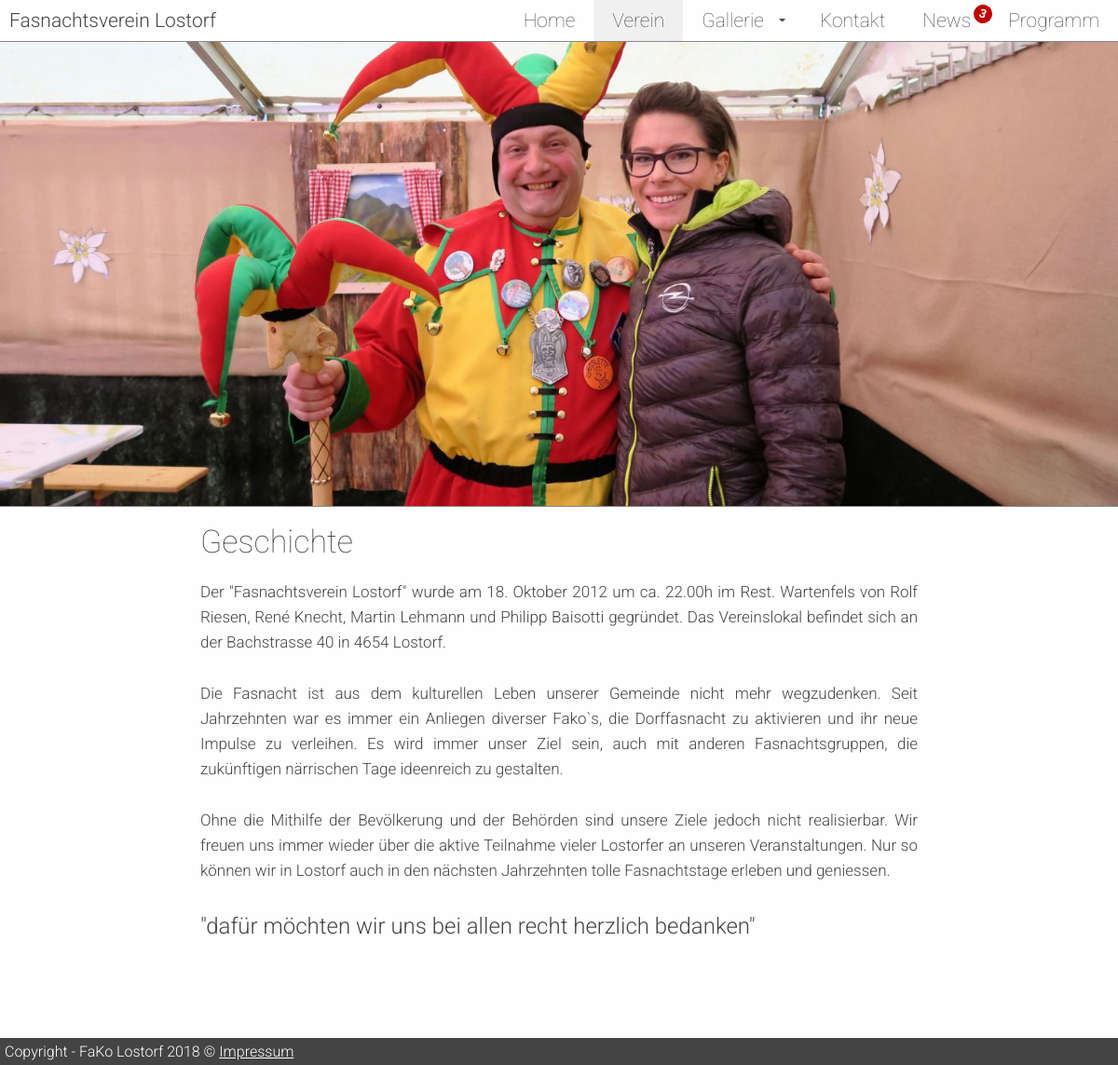
Screenshot of /de/verein with the database file from the repository.
### tables this page shows
CREATE TABLE `cms_navigation` (
  `navigation_id` int(11) NOT NULL,
  `navigation_fk` int(11) NOT NULL,
  `sort` int(11) NOT NULL DEFAULT '0',
  `is_active` tinyint(4) NOT NULL,
  `is_invisible` tinyint(4) NOT NULL,
  `is_deleted` tinyint(4) NOT NULL,
  `is_errorpage` tinyint(4) NOT NULL,
  `timestamp` timestamp NOT NULL DEFAULT CURRENT_TIMESTAMP
);

CREATE TABLE `cms_navigation_title` (
  `navigation_title_id` int(11) NOT NULL,
  `navigation_fk` int(11) NOT NULL,
  `lang_fk` int(11) NOT NULL,
  `title` varchar(400) NOT NULL,
  `link` varchar(500) NOT NULL,
  `description` text NOT NULL,
  `keywords` text NOT NULL,
  `timestamp` timestamp NOT NULL DEFAULT CURRENT_TIMESTAMP ON UPDATE CURRENT_TIMESTAMP
);

CREATE TABLE `cms_article` (
  `article_id` int(11) NOT NULL,
  `navigation_fk` int(11) NOT NULL,
  `sort` int(11) NOT NULL DEFAULT '0',
  `is_active` tinyint(4) NOT NULL,
  `is_deleted` tinyint(4) NOT NULL,
  `timestamp` timestamp NOT NULL DEFAULT CURRENT_TIMESTAMP
);

CREATE TABLE `cms_article_content` (
  `article_content_id` int(11) NOT NULL,
  `article_fk` int(11) NOT NULL,
  `lang_fk` int(11) NOT NULL,
  `article_title` varchar(100) NOT NULL,
  `text` text NOT NULL,
  `timestamp` timestamp NOT NULL DEFAULT CURRENT_TIMESTAMP ON UPDATE CURRENT_TIMESTAMP
);

### core/coreModuleHandler.php (called while the page is built, shortened)
<?php
	class coreModuleHandler{
		public function loadAllModules(){
			$this->modules = array();
			$modules = scandir("plugins");
			foreach ($modules as $module){
				if($module != "." && $module != ".."){
					$tmp2 = scandir("plugins/".$module);
					foreach($tmp2 as $doc){
						if($doc != ".." && $doc != "."){
							$mdl = explode("_",$doc);
							$mdl = $mdl[1];
							$mdl = explode(".",$mdl);
							$mdl = $mdl[0];
						}
					}
					$tmp = new $tmpClass($this->db);
					$tmp->configure();
					$this->modules["plugin_".$mdl] = $tmp;
				}
			}
		}
		public function get($module){
			if(isset($this->modules[$module])){
				return $this->modules[$module];
			}else{
				return false;
			}
		}
	}
?>

### core/plugin.php (called while the page is built, shortened)
<?php
	class plugin{
		public function __construct(){
			$this->db = $GLOBALS['db'];
		}
	}
?>

### plugins/1navigation/plugin_navigation.php (called while the page is built, shortened)
<?php
	class plugin_navigation extends plugin{
		public function getContactForm(){
			$ret = ob_get_contents();
			return $ret;
		}
		public function getNavigation($navigation_fk = 0){
			$return = array();
			$stmt = $this->db->prepare("SELECT n.navigation_id, nt.title, n.is_active, n.is_invisible, nt.link FROM cms_navigation AS n LEFT JOIN cms_navigation_title AS nt ON n.navigation_id = nt.navigation_fk WHERE n.navigation_fk = ? AND is_deleted = 0 AND nt.lang_fk = ? ORDER BY sort ASC");
			$stmt->bind_param("ii", $navigation_fk, $_SESSION["lang"][0]);
			$stmt->execute();
			$stmt->bind_result($navigation_id, $title, $is_active, $is_invisible, $link);
			while($stmt->fetch()){
				$tmp["id"] = $navigation_id;
				$tmp["title"] = $title;
				$tmp["is_active"] = $is_active;
				$tmp["is_invisible"] = $is_invisible;
				$tmp["link"] = $link;
				$return[] = $tmp;
				unset($tmp);
			}
			return $return;
		}
		public function getContent($navigation_id, $getInvisible = true){
			$return = array();
			$stmt = $this->db->prepare("SELECT a.article_id, a.is_active, ac.article_title, ac.text, ac.article_content_id, ac.timestamp FROM cms_article AS a LEFT JOIN cms_article_content AS ac ON a.article_id = ac.article_fk WHERE is_deleted = 0 AND a.navigation_fk = ? AND ac.lang_fk = ? ORDER BY a.sort ASC");
			$stmt->bind_param("ii", $navigation_id, $_SESSION["lang"][0]);
			$stmt->execute();
			$stmt->store_result();
			$stmt->bind_result($article_id, $is_active, $article_title, $text, $article_content_id, $timestamp);
			while($stmt->fetch()){
				$tmp["id"] = $article_id;
				$tmp["title"] = $article_title;
				$tmp["content"] = str_replace("../media", "/media", $text);
				$tmp["timestamp"] = $timestamp;
				$tmp["is_active"] = $is_active;
				$tmp["images"] = array();
				$stmt2 = $this->db->prepare("SELECT image, lang_fk FROM cms_article_content_image WHERE article_content_fk = ? AND lang_fk = ? ORDER BY sort ASC");
				$stmt2->bind_param("ii", $article_id, $_SESSION["lang"][0]);
				$stmt2->execute();
				$stmt2->store_result();
				$stmt2->bind_result($image, $lang_fk);
				while($stmt2->fetch()){
					if(file_exists("media/navigation/".$article_id."/".$_SESSION["lang"][1]."/".$image)){
						$tmp["images"][] = "media/navigation/".$article_id."/".$_SESSION["lang"][1]."/".$image;
					}
				}
				$return[] = $tmp;
				unset($tmp);
			}
			return $return;
		}
		public function getMeta($navigation_id, $field){
			if($field != "image"){
				$stmt = $this->db->prepare("SELECT nt.title, nt.description, nt.keywords FROM cms_navigation AS n LEFT JOIN cms_navigation_title AS nt ON n.navigation_id = nt.navigation_fk WHERE n.navigation_id = ? AND is_deleted = 0 AND nt.lang_fk = ? LIMIT 1");
				$stmt->bind_param("ii", $navigation_id, $_SESSION["lang"][0]);
				$stmt->execute();
				$stmt->bind_result($title, $description, $keywords);
				$stmt->store_result();
				$stmt->fetch();
				if($stmt->num_rows == 0){
					return false;
				}else{
					switch ($field) {
						case 'title': return $title; break;
						case 'description': return $description; break;
						case 'keywords': return $keywords; break;
					}
				}
			}else{
				$actual_link = (isset($_SERVER['HTTPS']) && $_SERVER['HTTPS'] === 'on' ? "https" : "http") . "://$_SERVER[HTTP_HOST]";
				if(file_exists("media/metaimage/".$navigation_id."/".$_SESSION["lang"][1]."/share.jpg")){
					return $actual_link."/media/metaimage/".$navigation_id."/".$_SESSION["lang"][1]."/share.jpg";
				}else{
					return false;
				}
			}
		}
	}
?>

### core/coreTranslate.php (called while the page is built, shortened)
<?php
	class coreTranslate{
		public function __construct(){
			$this->db = $GLOBALS['db'];
			$this->user = $_SESSION['cms_user'];
		}
		public function init(){
			if($this->user != "" && $_GET["admin"] == 1){
				$this->user = unserialize(base64_decode($_SESSION['cms_user']));
				$lang_id = $this->user["settings"]["cms_lang"];
				$short = "";
				$stmt = $this->db->prepare("SELECT short FROM cms_lang WHERE lang_id = ?");
				$stmt->bind_param("i", $lang_id);
				$stmt->execute();
				$stmt->bind_result($lng_short);
				$stmt->fetch();
				$short = $lng_short;
				$stmt->close();
			}else{
				$lang_id = $_SESSION["lang"][0];
				$short = $_SESSION["lang"][1];
			}
			if(!file_exists("media/locale/translations.".$short)){
				$stmt = $this->db->prepare("SELECT tt.text, t.key FROM cms_translation_text as tt LEFT JOIN cms_translation AS t ON tt.translation_fk = t.translation_id WHERE tt.lang_fk = ?");
				$stmt->bind_param("i", $lang_id);
				$stmt->execute();
				$stmt->bind_result($text, $key);
			}
		}
	}
?>

### templates/web/index.php (the view, shortened to what this page needs)
<?php
	$navigation = $GLOBALS['cmh']->get("plugin_navigation");
	$navigationPoints = $navigation->getNavigation();
	$primaryId = $navigationPoints[0]["id"];
	if(isset($_GET["n0"])){
		foreach ($navigationPoints as $nav) {
			if($nav["link"] === strtolower(urlencode($_GET["n0"]))){
				$primaryId = $nav["id"];
			}
		}
	}
	if(isset($tertiaryId)){
		$activeId = $tertiaryId;
	}elseif(isset($secondaryId)){
		$activeId = $secondaryId;
	}else{
		$activeId = $primaryId;
	}
	$pageTitle = $navigation->getMeta($activeId, "title");
	$metaDescription = $navigation->getMeta($activeId, "description");
	$metaKeywords = str_replace(" ", "", $navigation->getMeta($activeId, "keywords"));
	if(!isset($_COOKIE["news_read"])){
		$news = $navigation->getContent(30);
	}
	$contents = $navigation->getContent($activeId);
?>
<!DOCTYPE HTML>
<html>
	<head>
	</head>
	<body>
		<header>
			<nav>
				<a class="nav-title" href="/">Fasnachtsverein Lostorf</a>
				<ul>
					<?php
						foreach ($navigationPoints as $nav) {
							if($nav["is_invisible"] != 1){
								$class = "";
								if($nav["id"] == $primaryId){
									$class = " class=\"active\"";
								}
								if($nav["link"] == "news"){
									$liId = " id='news'";
								}
								echo "<li".$class.$liId.">";
									$subnavPoints = $navigation->getNavigation($nav["id"]);
									if(count($subnavPoints) > 0){
										echo "<a class=\"hasSubnav\">".$nav["title"]."</a>";
											foreach ($subnavPoints as $snav) {
													$subSubnavPoints = $navigation->getNavigation($snav["id"]);
											}
									}else{
										if($nav["id"] == 30){
											$np = count($navigation->getContent(30));
											if($np > $_COOKIE["news_read"]){
												$diff = $np - $_COOKIE["news_read"];
												echo "<span id='unread_news'>".$diff."</span>";
											}
										}
										echo "<a href=\"/".$_SESSION["lang"][1]."/".$nav["link"]."\">".$nav["title"]."</a>";
									}
								echo "</li>";
							}
						}
					?>
				</ul>
			</nav>
			<section>
				<?php
					foreach ($contents[0]["images"] as $image) {
						echo "<article style=\"background-image: url('/".$image."');\">&nbsp;</article>";
					}
				?>
			</section>
		</header>
		<main>
			<?php
				if($primaryId != 30 && $primaryId != 24 && $primaryId != 29){
					echo "<section>";
						foreach ($contents as $content) {
							echo "<article>";
									$form = $navigation->getContactForm();
									echo str_replace("<p>{kontakt_formular}</p>", $form, $content["content"]);
							echo "</article>";
						}
					echo "</section>";
				}
			?>
		</main>
		<footer>
			<span>Copyright - FaKo Lostorf 2018 &copy;</span>
			<span><a href="/de/impressum">Impressum</a></span>
		</footer>
	</body>
</html>

### templates/web/css/styles.css (style rules this page uses)
* { margin: 0px; padding: 0px; text-decoration: none; border-collapse: collapse; font-family: 'Roboto', sans-serif; font-weight: 300; outline: none; }
body { background-color: #fefefe; color: #454545; }
header > section { height: 56.25vw; min-height: 250px; max-height: 500px; border-bottom: 1px solid #888; border-top: 1px solid #888; }
header > section article { width: 100%; height: 100%; background-position: center; background-size: cover; }
header nav { text-align: right; }
header nav ul { display: inline-block; vertical-align: top; }
header nav ul li { display: inline-block; vertical-align: top; }
li#news { position: relative; }
span#unread_news { background-color: #bf0000; color: #FFF; border-radius: 30px; width: 20px; height: 20px; display: block; position: absolute; top: 5px; right: -3px; line-height: 20px; font-weight: bold; transform: rotate(20deg); text-align: center; font-size: 13px; }
header nav ul li a.hasSubnav { cursor: pointer; background-image: url(/templates/web/img/arrow_down.png); background-position: calc(100% - 10px) center; background-repeat: no-repeat; background-size: 20px; padding-right: 40px; }
header nav ul li a { color: inherit; display: block; padding: 10px 20px; transition: background-color .2s ease-out; font-size: 21px; font-weight: 100; }
header nav ul li a:hover, header nav ul li.active > a { background-color: #f0f0f0; }
header nav a.nav-title { font-size: 21px; font-weight: 300; color: inherit; padding: 10px; display: block; position: absolute; left: 0px; top: 0px; }
main { max-width: 770px; padding: 10px 15px; width: calc(100% - 40px); margin: 0px auto; line-height: 1.6; padding-bottom: 100px; }
main p { text-align: justify; }
main h1 { font-weight: 100; font-size: 34px; }
main p { margin-top: 0.8em; margin-bottom: 1.6em; font-size: 17px; }
footer { background-color: #444; color: #FFF; padding: 5px; width: calc(100% - 10px); }
footer a { text-decoration: underline; color: #FFF; }

### rows the page displays
cms_navigation: cms_navigation_title.title "Home"
cms_navigation: cms_navigation_title.title "Verein"
cms_navigation: is_invisible 0 (drawn), cms_navigation_title.title "Gallerie"
cms_navigation: cms_navigation_title.title "Kontakt"
cms_navigation: diff "3", cms_navigation_title.title "News"
cms_navigation: cms_navigation_title.title "Programm"
cms_article: cms_article_content.text "Geschichte Der \"Fasnachtsverein Lostorf\" wurde am 18. Oktober 2012 um ca. 22.00h im Rest. Wartenfels von Rolf Riesen, René Knecht, Martin Lehmann und Philipp Baisotti gegründet. Das Vereinslokal befindet sich an der Bachstrasse 40 in 4654 Lostorf. Die Fasnacht ist aus dem kulturellen Leben unserer Gemeinde nicht mehr wegzudenken. Seit Jahrzehnten war es immer ein Anliegen diverser Fako`s, die Dorffasnacht zu aktivieren und ihr neue Impulse zu verleihen. Es wird immer unser Ziel sein, auch mit anderen Fasnachtsgruppen, die zukünftigen närrischen Tage ideenreich zu gestalten. Ohne die Mithilfe der Bevölkerung und der Behörden sind unsere Ziele jedoch nicht realisierbar. Wir freuen uns immer…"
